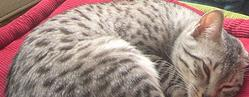
#> input picture Data set/Training/Model1 - Cat.jpg, 249 x 97 px; its folder holds only this picture in this run
$ jupyter execute --allow-errors 'Neural-Networks Project.ipynb'   (Python 2 division)   (older library calls are emulated)
#> lines starting #> are read from the running program, lines starting #| are printed output that depends on the picture
# Neural-Networks Project

## Introduction
An essential part of the behavior of humans is their ability to recognize objects. Humans are able to recognize
large numbers of other humans, letters, digits, and so on.
The object recognition problem can be defined as a labeling problem based on models of known objects. Formally,
given an image containing one or more objects of interest (and background) and a set of labels corresponding to a set
of models known to the system, the system should assign correct labels to regions, or a set of regions, in the image.

## Objective
The goal of this project is to build an object recognition system that can pick out and identify objects from an
inputted camera image, as shown in Figure 1, based on the registered objects.

## System Architecture

Input -> Features Extraction -> Classifier -> Voting -> Output

## Features Extraction

- Use Scale Invariant Feature Transform (SIFT) algorithm [1] to extract features of an image.
- SIFT describes image features that have many properties that make them suitable for matching differing images of an object or scene.
- The features are invariant to image scaling and rotation, and partially invariant to change in illumination and 3D camera viewpoint.
- An important aspect of this approach is that it generates large numbers of features that densely cover the image over the full range of scales and locations.
- As shown in Figure 3, given an image, SIFT generates a set of keypoints, each keypoint consists of its location, scale, orientation, and a set of 128 descriptors.
- Keypoints are the samples, and their features are the 128 element feature vector (descriptors) for each keypoint.
- You can use the implementation of SIFT in VLFeat library [2] or in OpenCV [3].

## Requirments

- The user must be able to insert an input (image) to the application, and the application has to identify objects on the inputted image.
- Using the test images you will test your classifier. And find the performance of your classifier using the Overall Accuracy (OA) and Confusion Matrix.
- A comparative study showing the difference in applying the three classification algorithms based on the six evaluation measures mentioned above. Thus, a report template will be provided to you for filling it.
- Also, the report must be provided showing the different NN architectures and different parameters you used, and their effect on the training and testing results.

### Bouns
Conduct a comparative study of different feature extraction algorithms such as SIFT, PCA-SIFT [5], and
SURF [6] to show up their effects in improving classification performance of the project’s objective based
on the six evaluation measures mentioned above. (A report template will be provided for that)

## How to use ipython-notebook?
ipython notebook act as client to the server side that's running on your console write now

the notebook has cells just like this one ... you can click on this cell to edit it after editing the cell whether it's a "markdown" cell or "code" cell you can "evaluate" or run the cell by pressing "shift+enter" or you can use the play button in the icon bar above

you can know and change the type of the cell using the dropdown menu from the icon bar above

you can evaluate each cell in any order you wish when a cell is not evaluated it has an empty brackets like this on it's left side "[]" when the code in this block is running or waiting to be executed the left side indicator will be "[\*]" after finishing executing the cell will have a number indicating it's order in execution "[1]" for first cell, "[2]" for the second ... etc

you can use *TAB* key to auto-complete code

you can add *?* then evaluate the cell to get the documentation for example: "np.array?"

### Step 01:
listing the files of training and testing

[cell 1]
import os,sys
import numpy as np
import cv2
from os import listdir
from os.path import isfile, join
from sklearn import svm
from sklearn.cluster import KMeans
import random

import warnings
warnings.filterwarnings("ignore")


TRAINING_PATH = "Data set/Training/"
TESTING_PATH = "Data set/Testing/"
TRAINING_FILES = [f for f in listdir(TRAINING_PATH) if isfile(join(TRAINING_PATH, f))]
#> (the rest of this cell did not finish here and is left out)

### Step 02:
loading images and labels into dictionary

[cell 2]
Labels_Index = {
                "Cat":        np.array([1.0,0.0,0.0,0.0,0.0]),
                "Laptop":     np.array([0.0,1.0,0.0,0.0,0.0]),
                "Apple":      np.array([0.0,0.0,1.0,0.0,0.0]),
                "Car":        np.array([0.0,0.0,0.0,1.0,0.0]),
                "Helicopter": np.array([0.0,0.0,0.0,0.0,1.0])
                }

#given the word this function returns the onehot vector label
# [17 lines left out: functions getLabelIndex, getLabelWord, getIndexWord, not called in this run]

[cell 3]
#function given filename it returns a list of labels associated with this file
#it depend on filename that  contains the classes of this image
def getImageLabels(image_filename):
    result = []
    if image_filename.find("Cat") != -1:
        result.append(Labels_Index["Cat"])

    if image_filename.find("Laptop") != -1:
        result.append(Labels_Index["Laptop"])

    if image_filename.find("Apple") != -1:
        result.append(Labels_Index["Apple"])

    if image_filename.find("Car") != -1:
        result.append(Labels_Index["Car"])

    if image_filename.find("Helicopter") != -1:
        result.append(Labels_Index["Helicopter"])

    return result

### Data Layout:
- Data = Dictionary or map of data
- Key = File name
- Value = Dictionary {"image": numpy array of image data, "labels": list of onehot vectors that represents the labels associated with this image

### How to Iterate over Data?
```
for filename in TrainingData:
        image = TrainingData[filename]["image"]
        labels = TrainingData[filename]["labels"]
```

[cell 4]
#dictionary that contains the training data
TrainingData = {}
for image in TRAINING_FILES:
    image_filename = join(TRAINING_PATH, image)
    TrainingData[image_filename] = {"image": cv2.imread(image_filename),
                                     "labels": getImageLabels(image_filename)}
#> in getImageLabels, `result = []`: result = []
#dictionary that contains the testing data
TestingData = {}
#> (the rest of this cell did not finish here and is left out)

Function to View the image given it's image matrix/data

[cell 5]
# [4 lines left out: function view_image, not called in this run]

Get SIFT Features and a function to draw and view the features on the image

[cell 6]
SIFT = cv2.SIFT()
def getKeyPoints(img):
    return SIFT.detect(img,None)

def getKeyDescPoints(img):
    return SIFT.detectAndCompute(img, None)

def viewSIFTPoints(img,points):
    view_image(cv2.drawKeypoints(img,points))

[cell 7]
def logical_or_labels(labels):
    result = None
    for label in labels:
        if result is None:
            result = label
        else:
            result = np.logical_or(result, label).astype(float)
    return result

[cell 8]
SVM = svm.NuSVC(probability=True,decision_function_shape="ovr")
def train_SVM():
    all_descriptions = []
    all_labels = []
    for key in TrainingData.keys():
        img = TrainingData[key]["image"]
        img = cv2.Canny(img, 100, 200)
        points, descriptions = getKeyDescPoints(img)
        label = logical_or_labels(TrainingData[key]["labels"])
        descriptions = np.array(descriptions)
        all_descriptions.append(np.mean(descriptions, axis = 0))
        all_labels.append(np.argmax(label))
#> this loop made 1 pass
#> (key, label) on pass 1: ('Data set/Training/Model1 - Cat.jpg', [1, 0, 0, 0, 0])
#> pass 1, in train_SVM, `img = cv2.Canny(img, 100, 200)`:
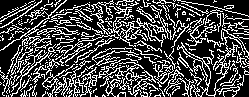
#> img: shape (97, 249); 28.4% white in thin lines or dots
#> pass 1, in train_SVM, `points, descriptions = getKeyDescPoints(img)`:
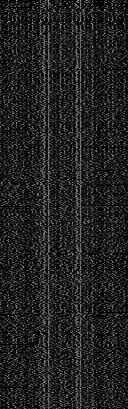
#> descriptions: shape (409, 128) float32; min 0, max 168, mean 32.7
#> after the loop, all_descriptions = 1 item; all_labels = [0]

    SVM.fit(all_descriptions,all_labels)

    kmeans = KMeans(n_clusters=3)
    for key in TestingData.keys():
        org_img = TestingData[key]["image"]
        img = cv2.Canny(org_img, 100, 200)
        points, descriptions = getKeyDescPoints(img)
        all_points = [point.pt for point in points]
        kmeans.fit(all_points)
        clusters_indices = kmeans.predict(all_points)
        cluster_pts0 = []
        cluster_pts1 = []
        cluster_pts2 = []
        points0 = []
        points1 = []
        points2 = []
        desc0 = []
        desc1 = []
        desc2 = []
        clusters = [0,0,0]
        for i in xrange(len(clusters_indices)):
            clusters[clusters_indices[i]] += 1
            if clusters_indices[i] == 0:
                cluster_pts0.append(points[i])
                desc0.append(descriptions[i])
                points0.append(points[i].pt)
            elif clusters_indices[i] == 1:
                cluster_pts1.append(points[i])
                desc1.append(descriptions[i])
                points1.append(points[i].pt)
            elif clusters_indices[i] == 2:
                cluster_pts2.append(points[i])
                desc2.append(descriptions[i])
                points2.append(points[i].pt)

        points0 = np.array(points0)
        points1 = np.array(points1)
        points2 = np.array(points2)

        c1 = SVM.predict(np.mean(np.array(desc0), axis = 0))

        c2 = SVM.predict(np.mean(np.array(desc1), axis = 0))

        c3 = SVM.predict(np.mean(np.array(desc2), axis = 0))

        answer = {}
        answer[getIndexWord(c1[0])] = points0
        answer[getIndexWord(c2[0])] = points1
        answer[getIndexWord(c3[0])] = points2

        answer_image = org_img

        colors = [(255,0,0), (0,255,0), (0,0,255)]
        color_ix = 0
        print "answers: ", len(answer)
        for ans in answer.keys():
            min_pt = (100000, 100000)
            max_pt = (0, 0)
            for pt in answer[ans]:
                if pt[0] < min_pt[0] or pt[1] < min_pt[1]:
                    min_pt = pt
                elif pt[0] > max_pt[0] or pt[1] > max_pt[1]:
                    max_pt = pt
            cv2.rectangle(answer_image,(int(min_pt[0]), int(min_pt[1])), (int(max_pt[0]), int(max_pt[1])),colors[color_ix])
            cv2.putText(answer_image, ans, (int(min_pt[0]), int(min_pt[1])), cv2.FONT_HERSHEY_DUPLEX, 0.5, colors[color_ix])
            if color_ix == 0:
                print "Blue: ", ans
            elif color_ix == 1:
                print "Green: ", ans
            elif color_ix == 2:
                print "Red: ", ans

            color_ix += 1
            if color_ix > 2:
                color_ix = 0
        view_image(answer_image)
        raw_input("wait")

#> (a cell that did not finish here is left out)

## Back-Propagation
### Network Class

[cell 10]
class Network(object):

    def __init__(self, sizes):
        """The list ``sizes`` contains the number of neurons in the
        respective layers of the network.  For example, if the list
        was [2, 3, 1] then it would be a three-layer network, with the
        first layer containing 2 neurons, the second layer 3 neurons,
        and the third layer 1 neuron.  The biases and weights for the
        network are initialized randomly, using a Gaussian
        distribution with mean 0, and variance 1.  Note that the first
        layer is assumed to be an input layer, and by convention we
        won't set any biases for those neurons, since biases are only
        ever used in computing the outputs from later layers."""
        self.num_layers = len(sizes)
        self.sizes = sizes
        self.biases = [np.random.randn(y, 1) for y in sizes[1:]]
#> self.biases = 2 items
        self.weights = [np.random.randn(y, x)
                        for x, y in zip(sizes[:-1], sizes[1:])]
#> self.weights = 2 items

    # [5 lines left out: function feedforward, not called in this run]

    def SGD(self, training_data, epochs, mini_batch_size, eta,
            test_data=None):
        """Train the neural network using mini-batch stochastic
        gradient descent.  The ``training_data`` is a list of tuples
        ``(x, y)`` representing the training inputs and the desired
        outputs.  The other non-optional parameters are
        self-explanatory.  If ``test_data`` is provided then the
        network will be evaluated against the test data after each
        epoch, and partial progress printed out.  This is useful for
        tracking progress, but slows things down substantially."""
        if test_data: n_test = len(test_data)
        n = len(training_data)
        for j in xrange(epochs):
            random.shuffle(training_data)
            mini_batches = [
                training_data[k:k+mini_batch_size]
                for k in xrange(0, n, mini_batch_size)]
            for mini_batch in mini_batches:
                self.update_mini_batch(mini_batch, eta)
            if test_data:
                print "Epoch {0}: {1} / {2}".format(
                    j, self.evaluate(test_data), n_test)
            else:
                print "Epoch {0} complete".format(j)

    def update_mini_batch(self, mini_batch, eta):
        """Update the network's weights and biases by applying
        gradient descent using backpropagation to a single mini batch.
        The ``mini_batch`` is a list of tuples ``(x, y)``, and ``eta``
        is the learning rate."""
        nabla_b = [np.zeros(b.shape) for b in self.biases]
        nabla_w = [np.zeros(w.shape) for w in self.weights]
        for x, y in mini_batch:
            delta_nabla_b, delta_nabla_w = self.backprop(x, y)
            nabla_b = [nb+dnb for nb, dnb in zip(nabla_b, delta_nabla_b)]
            nabla_w = [nw+dnw for nw, dnw in zip(nabla_w, delta_nabla_w)]
        self.weights = [w-(eta/len(mini_batch))*nw
                        for w, nw in zip(self.weights, nabla_w)]
        self.biases = [b-(eta/len(mini_batch))*nb
                       for b, nb in zip(self.biases, nabla_b)]

    def backprop(self, x, y):
        """Return a tuple ``(nabla_b, nabla_w)`` representing the
        gradient for the cost function C_x.  ``nabla_b`` and
        ``nabla_w`` are layer-by-layer lists of numpy arrays, similar
        to ``self.biases`` and ``self.weights``."""
        nabla_b = [np.zeros(b.shape) for b in self.biases]
        nabla_w = [np.zeros(w.shape) for w in self.weights]
        # feedforward
        activation = x
        activations = [x] # list to store all the activations, layer by layer
        zs = [] # list to store all the z vectors, layer by layer
        for b, w in zip(self.biases, self.weights):
            z = np.dot(w, activation)+b
            zs.append(z)
            activation = sigmoid(z)
            activations.append(activation)
        # backward pass
        sg_prime = sigmoid_prime(zs[-1])
        cost_dev = self.cost_derivative(activations[-1], y)
        delta = cost_dev * sg_prime
        nabla_b[-1] = delta
        #print delta.shape, activations[-2].transpose().shape
        nabla_w[-1] = np.dot(delta, activations[-2].transpose())
        # Note that the variable l in the loop below is used a little
        # differently to the notation in Chapter 2 of the book.  Here,
        # l = 1 means the last layer of neurons, l = 2 is the
        # second-last layer, and so on.  It's a renumbering of the
        # scheme in the book, used here to take advantage of the fact
        # that Python can use negative indices in lists.
        for l in xrange(2, self.num_layers):
            z = zs[-l]
            sp = sigmoid_prime(z)
            delta = np.dot(self.weights[-l+1].transpose(), delta) * sp
            nabla_b[-l] = delta
            nabla_w[-l] = np.dot(delta, activations[-l-1].transpose())
        return (nabla_b, nabla_w)

    # [9 lines left out: function evaluate, not called in this run]

    def evaluate_test(self, test_data):
        """Return the number of test inputs for which the neural
        network outputs the correct result. Note that the neural
        network's output is assumed to be the index of whichever
        neuron in the final layer has the highest activation."""
        test_results = [(np.argmax(self.feedforward(x)), y)
                        for (x, y) in test_data]

        return test_results

    def cost_derivative(self, output_activations, y):
        """Return the vector of partial derivatives \partial C_x /
        \partial a for the output activations."""
        return (output_activations-y)

#### Miscellaneous functions
def sigmoid(z):
    """The sigmoid function."""
    return 1.0/(1.0+np.exp(-z))

def sigmoid_prime(z):
    """Derivative of the sigmoid function."""
    return sigmoid(z)*(1-sigmoid(z))

### Training & Testing

[cell 11]
NET = Network([128, 25, 5])
def devectorize_result(arr):
    return np.argmax(arr)
def backPropagation():

    def vectorized_result(j):
        e = np.zeros((5, 1))
        e[j] = 1.0
        return e

    def devectorize_result(arr):
        return np.argmax(arr)

    training_samples = []
    training_labels = []
    for key in TrainingData.keys():
        kp, desc = getKeyDescPoints(TrainingData[key]["image"])

        for i in xrange(len(desc)):
            training_samples.append(np.reshape(desc[i], (128,1)))
            label = TrainingData[key]["labels"]
            training_labels.append(vectorized_result(np.argmax(label[0])))
#> this loop made 1 pass
#> key on pass 1: 'Data set/Training/Model1 - Cat.jpg'
#> after the loop, training_labels = 396 items, first 6: [1, 0, 0, 0, 0], [1, 0, 0, 0, 0], [1, 0, 0, 0, 0], [1, 0, 0, 0, 0], [1, 0, 0, 0, 0], [1, 0, 0, 0, 0]; training_samples = 396 items
    training_data = zip(training_samples, training_labels)
#> training_data = 396 items

    testing_samples = []
    testing_labels = []

    for key in TestingData.keys():
        dp, desc = getKeyDescPoints(TestingData[key]["image"])

        for i in xrange(len(desc)):
            testing_samples.append(np.reshape(desc[i], (128,1)))
            testing_labels.append(devectorize_result(TestingData[key]["labels"][0]))
#> after the loop, testing_labels = []; testing_samples = []

    testing_data = zip(testing_samples, testing_labels)
#> testing_data = []

    NET.SGD(training_data, 30, 100, 0.5, test_data=None)
#> in SGD, `n = len(training_data)`: n = 396
#> the loop in SGD, `for j in xrange(epochs):` made 30 passes

[cell 12]
backPropagation()

[cell 13]
testing_samples = []
testing_labels = []

for key in TestingData.keys():
    dp, desc = getKeyDescPoints(TestingData[key]["image"])

    for i in xrange(len(desc)):
        testing_samples.append(np.reshape(desc[i], (128,1)))
        testing_labels.append(devectorize_result(TestingData[key]["labels"][0]))

    result = NET.evaluate_test(zip(testing_samples, testing_labels))
    result_classes = {}
    for (x, y) in result:
        if x in result_classes:
            result_classes[x] += 1
        else:
            result_classes[x] = 1
    for label in TestingData[key]["labels"]:
        ix = np.argmax(label)
        print ix, getIndexWord(ix),
    print result_classes


    testing_samples = []
    testing_labels = []

testing_data = zip(testing_samples, testing_labels)

[cell 14]
print NET.evaluate_test(testing_data)

$ run again, on Data set/Training/Model13 - Apple.jpg
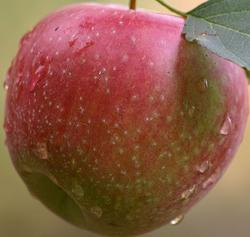
#> input picture Data set/Training/Model13 - Apple.jpg, 250 x 237 px
#> result = []
#> the loop in train_SVM, `for key in TrainingData.keys():` made 1 pass
#> (key, label) on pass 1: ('Data set/Training/Model13 - Apple.jpg', [0, 0, 1, 0, 0])
#> pass 1, in train_SVM, `img = cv2.Canny(img, 100, 200)`:
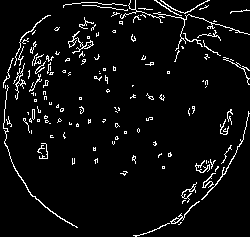
#> img: shape (237, 250); 5.2% white in thin lines or dots
#> pass 1, in train_SVM, `points, descriptions = getKeyDescPoints(img)`:
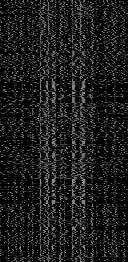
#> descriptions: shape (262, 128) float32; min 0, max 153, mean 28.7
#> after the loop in train_SVM, `for key in TrainingData.keys():`: all_descriptions = 1 item; all_labels = [2]
#> in __init__, `self.biases = [np.random.randn(y, 1) for y in sizes[1:]]`: self.biases = 2 items
#> the loop in backPropagation, `for key in TrainingData.keys():` made 1 pass
#> key on pass 1: 'Data set/Training/Model13 - Apple.jpg'
#> after the loop in backPropagation, `for key in TrainingData.keys():`: training_labels = 195 items, first 6: [0, 0, 1, 0, 0], [0, 0, 1, 0, 0], [0, 0, 1, 0, 0], [0, 0, 1, 0, 0], [0, 0, 1, 0, 0], [0, 0, 1, 0, 0]; training_samples = 195 items
#> after the loop in backPropagation, `for key in TestingData.keys():`: testing_labels = []
#> n = 195
#> the loop in SGD, `for j in xrange(epochs):` made 30 passes

$ run again, on Data set/Training/Model14 - Apple.jpg
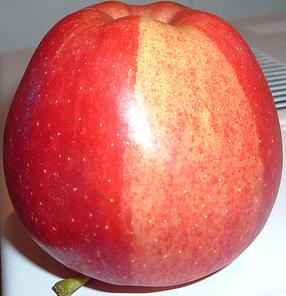
#> input picture Data set/Training/Model14 - Apple.jpg, 286 x 296 px
#> result = []
#> the loop in train_SVM, `for key in TrainingData.keys():` made 1 pass
#> (key, label) on pass 1: ('Data set/Training/Model14 - Apple.jpg', [0, 0, 1, 0, 0])
#> pass 1, in train_SVM, `img = cv2.Canny(img, 100, 200)`:
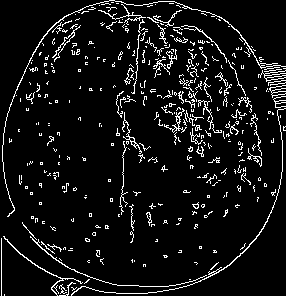
#> img: shape (296, 286); 7.5% white in thin lines or dots
#> pass 1, in train_SVM, `points, descriptions = getKeyDescPoints(img)`:
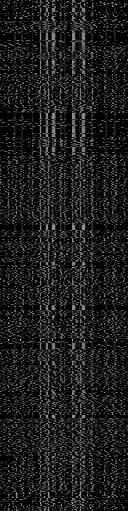
#> descriptions: shape (511, 128) float32; min 0, max 171, mean 28.9
#> after the loop in train_SVM, `for key in TrainingData.keys():`: all_descriptions = 1 item; all_labels = [2]
#> in __init__, `self.biases = [np.random.randn(y, 1) for y in sizes[1:]]`: self.biases = 2 items
#> the loop in backPropagation, `for key in TrainingData.keys():` made 1 pass
#> key on pass 1: 'Data set/Training/Model14 - Apple.jpg'
#> after the loop in backPropagation, `for key in TrainingData.keys():`: training_labels = 186 items, first 6: [0, 0, 1, 0, 0], [0, 0, 1, 0, 0], [0, 0, 1, 0, 0], [0, 0, 1, 0, 0], [0, 0, 1, 0, 0], [0, 0, 1, 0, 0]; training_samples = 186 items
#> after the loop in backPropagation, `for key in TestingData.keys():`: testing_labels = []
#> n = 186
#> the loop in SGD, `for j in xrange(epochs):` made 30 passes
